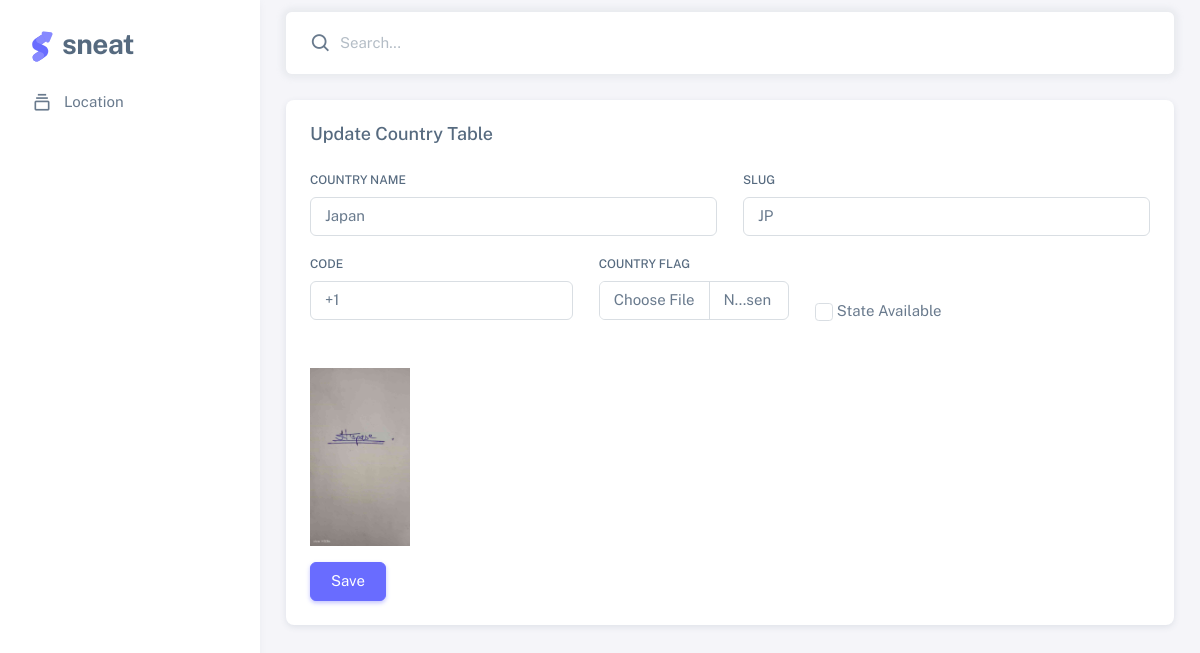
The page /update/4/ on the database its author committed.
### country/models.py (models this page shows, shortened)
class Base(models.Model):
 is_active = models.BooleanField(default=True)
 created_date = models.DateTimeField(auto_now=True)
 created_date = models.DateTimeField(auto_now_add=True)
 uuid = models.UUIDField(default=uuid.uuid4, editable=False)
 is_state_available = models.BooleanField(default=True,null=True,blank=True)
 class Meta:
  abstract = True

class CountryModel(Base):
 name = models.CharField(max_length=100,)
 slug = models.SlugField(unique=True)
 code = models.CharField(max_length=10, unique=True)
 flag = models.ImageField(upload_to='flag')

### country/views.py (the view, shortened to what this page needs)
# urls.py: path('update/<int:id>/',UpdateCountryView.as_view(), name = 'updatecountry'),
class UpdateCountryView(View):
     def get(self, request, id=None):
        countryobj = CountryModel.objects.get(id=id)
        return render(request, 'countryupdate.html', {'country': countryobj})

### template/countryupdate.html (shortened to what this page needs)
{% extends 'base.html' %}
{% block content %}
<div class="container-fluid flex-grow-3 container-p-y">
<div class="row">
 <div class="col-xl">
  <div class="card mb-4">
   <div class="card-header d-flex justify-content-between align-items-center">
    <h5 class="mb-0">Update Country Table</h5>
   </div>
   <div class="card-body">
    <form action="{% url 'updatecountry' country.id %}" method="post" enctype="multipart/form-data">
     <div class="row">
      <div class="mb-3 col-md-6">
       <label class="form-label" for="basic-default-fullname">Country Name</label>
       <input type="text" class="form-control" id="basic-default-fullname" value="{{country.name}}" placeholder="Country Name"
        name="country_name" />
      </div>
      <div class="mb-3 col-md-6">
       <label class="form-label" for="basic-default-company">Slug</label>
       <input type="text" class="form-control" id="basic-default-company" placeholder="Slug" value="{{country.slug}}" name="country_slug" />
      </div>
      <div class="mb-3 col-md-4">
       <label class="form-label" for="basic-default-email">Code</label>
       <input type="text" id="basic-default-email" class="form-control" placeholder="Code" value="{{country.code}}"
        aria-describedby="basic-default-email2" name="code" />
        <img src="{{country.flag.url}}" alt="flag" width="100px" class=" mt-5">
      </div>
      <div class="mb-3 col-md-3">
       <label for="formFile" class="form-label">Country Flag</label>
       <input class="form-control" type="file" id="formFile" name="flag">
      </div>
      <div class="mb-3 mt-5 col-md-3">
        {% if country.is_state_available %}
       <input class="form-check-input" type="checkbox" value="1" id="defaultCheck1" name="is_state_available" checked>
       {% else %}
       <input class="form-check-input" type="checkbox" value="1" id="defaultCheck1" name="is_state_available">
       {% endif %}
       <label class="form-check-label" for="defaultCheck1"> State Available </label>
      </div>
     </div>
     <button type="submit" class="btn btn-primary">Save</button>
    </form>
   </div>
  </div>
 </div>
</div>
</div>
{% endblock content %}

### rows shown on the page
CountryModel: country_name "Japan", country_slug "JP", code "+1", flag (picture)
